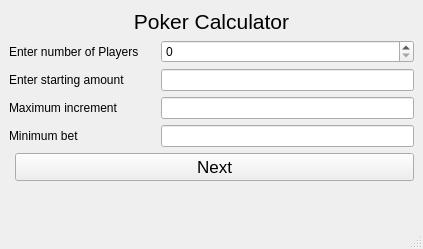
<?xml version="1.0" encoding="UTF-8"?>
<ui version="4.0">
 <class>MainWindow</class>
 <widget class="QMainWindow" name="MainWindow">
  <property name="geometry">
   <rect>
    <x>0</x>
    <y>0</y>
    <width>423</width>
    <height>249</height>
   </rect>
  </property>
  <property name="windowTitle">
   <string>Poker Calculator</string>
  </property>
  <widget class="QWidget" name="centralwidget">
   <layout class="QFormLayout" name="formLayout">
    <item row="0" column="0" colspan="2">
     <widget class="QLabel" name="label">
      <property name="font">
       <font>
        <pointsize>16</pointsize>
       </font>
      </property>
      <property name="text">
       <string>Poker Calculator</string>
      </property>
      <property name="alignment">
       <set>Qt::AlignCenter</set>
      </property>
      <property name="margin">
       <number>5</number>
      </property>
     </widget>
    </item>
    <item row="1" column="0" colspan="2">
     <layout class="QGridLayout" name="gridLayout">
      <item row="1" column="1">
       <widget class="QLineEdit" name="starting_amt_ip"/>
      </item>
      <item row="3" column="0">
       <widget class="QLabel" name="min_label">
        <property name="text">
         <string>Minimum bet</string>
        </property>
        <property name="margin">
         <number>5</number>
        </property>
       </widget>
      </item>
      <item row="2" column="1">
       <widget class="QLineEdit" name="Max_inc_ip"/>
      </item>
      <item row="0" column="0">
       <widget class="QLabel" name="no_of_players_label">
        <property name="text">
         <string>Enter number of Players     </string>
        </property>
        <property name="margin">
         <number>5</number>
        </property>
       </widget>
      </item>
      <item row="1" column="0">
       <widget class="QLabel" name="starting_amt_label">
        <property name="text">
         <string>Enter starting amount</string>
        </property>
        <property name="margin">
         <number>5</number>
        </property>
       </widget>
      </item>
      <item row="2" column="0">
       <widget class="QLabel" name="max_inc_label">
        <property name="text">
         <string>Maximum increment</string>
        </property>
        <property name="margin">
         <number>5</number>
        </property>
       </widget>
      </item>
      <item row="3" column="1">
       <widget class="QLineEdit" name="min_ip"/>
      </item>
      <item row="0" column="1">
       <widget class="QSpinBox" name="spinBox"/>
      </item>
     </layout>
    </item>
    <item row="3" column="1">
     <widget class="QPushButton" name="next_btn">
      <property name="font">
       <font>
        <pointsize>13</pointsize>
       </font>
      </property>
      <property name="text">
       <string>Next</string>
      </property>
     </widget>
    </item>
   </layout>
  </widget>
  <widget class="QMenuBar" name="menubar">
   <property name="geometry">
    <rect>
     <x>0</x>
     <y>0</y>
     <width>423</width>
     <height>19</height>
    </rect>
   </property>
  </widget>
  <widget class="QStatusBar" name="statusbar"/>
 </widget>
 <resources/>
 <connections>
  <connection>
   <sender>next_btn</sender>
   <signal>clicked()</signal>
   <receiver>MainWindow</receiver>
   <slot>update_window()</slot>
   <hints>
    <hint type="sourcelabel">
     <x>224</x>
     <y>213</y>
    </hint>
    <hint type="destinationlabel">
     <x>116</x>
     <y>186</y>
    </hint>
   </hints>
  </connection>
 </connections>
 <slots>
  <slot>update_window()</slot>
 </slots>
</ui>
